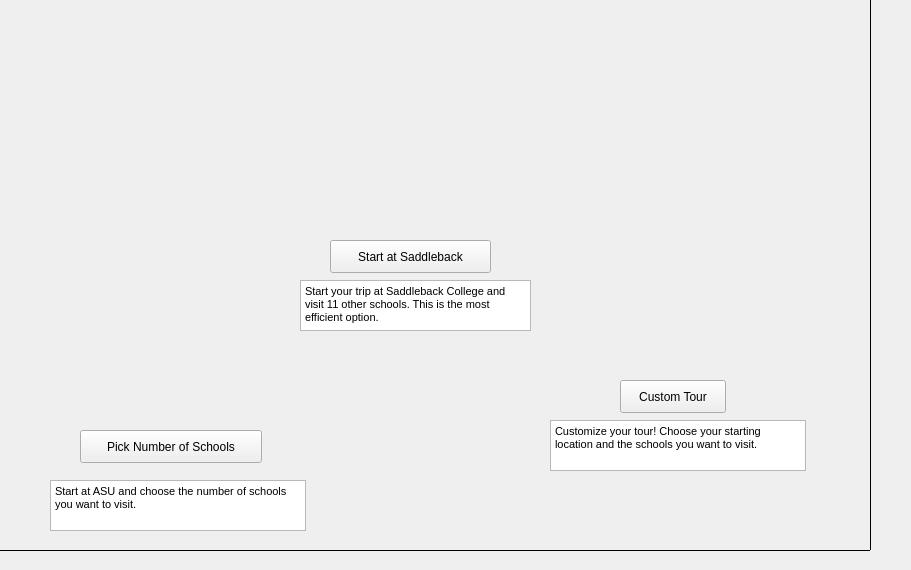
<?xml version="1.0" encoding="UTF-8"?>
<ui version="4.0">
 <class>ChoosePath</class>
 <widget class="QWidget" name="ChoosePath">
  <property name="geometry">
   <rect>
    <x>0</x>
    <y>0</y>
    <width>911</width>
    <height>570</height>
   </rect>
  </property>
  <property name="windowTitle">
   <string>Form</string>
  </property>
  <property name="autoFillBackground">
   <bool>false</bool>
  </property>
  <property name="styleSheet">
   <string notr="true"/>
  </property>
  <widget class="QLabel" name="label_HouseImage1">
   <property name="geometry">
    <rect>
     <x>60</x>
     <y>250</y>
     <width>221</width>
     <height>171</height>
    </rect>
   </property>
   <property name="text">
    <string/>
   </property>
   <property name="pixmap">
    <pixmap resource="img/Images.qrc">:/imgs/choosepath/ChoosePath imgs/school.png</pixmap>
   </property>
   <property name="scaledContents">
    <bool>true</bool>
   </property>
  </widget>
  <widget class="QLabel" name="label_HouseImage2">
   <property name="geometry">
    <rect>
     <x>320</x>
     <y>90</y>
     <width>181</width>
     <height>141</height>
    </rect>
   </property>
   <property name="text">
    <string/>
   </property>
   <property name="pixmap">
    <pixmap resource="img/Images.qrc">:/imgs/choosepath/ChoosePath imgs/school.png</pixmap>
   </property>
   <property name="scaledContents">
    <bool>true</bool>
   </property>
  </widget>
  <widget class="QLabel" name="label_HouseImage3">
   <property name="geometry">
    <rect>
     <x>570</x>
     <y>220</y>
     <width>181</width>
     <height>151</height>
    </rect>
   </property>
   <property name="text">
    <string/>
   </property>
   <property name="pixmap">
    <pixmap resource="img/Images.qrc">:/imgs/choosepath/ChoosePath imgs/school.png</pixmap>
   </property>
   <property name="scaledContents">
    <bool>true</bool>
   </property>
  </widget>
  <widget class="QPushButton" name="uciButton">
   <property name="geometry">
    <rect>
     <x>330</x>
     <y>240</y>
     <width>161</width>
     <height>33</height>
    </rect>
   </property>
   <property name="text">
    <string>Start at Saddleback</string>
   </property>
  </widget>
  <widget class="QPushButton" name="pickNumSchoolButton">
   <property name="geometry">
    <rect>
     <x>80</x>
     <y>430</y>
     <width>182</width>
     <height>33</height>
    </rect>
   </property>
   <property name="text">
    <string>Pick Number of Schools</string>
   </property>
  </widget>
  <widget class="QPushButton" name="customTourButton">
   <property name="geometry">
    <rect>
     <x>620</x>
     <y>380</y>
     <width>106</width>
     <height>33</height>
    </rect>
   </property>
   <property name="text">
    <string>Custom Tour</string>
   </property>
  </widget>
  <widget class="QLabel" name="label">
   <property name="geometry">
    <rect>
     <x>-30</x>
     <y>-20</y>
     <width>901</width>
     <height>571</height>
    </rect>
   </property>
   <property name="maximumSize">
    <size>
     <width>1131</width>
     <height>571</height>
    </size>
   </property>
   <property name="frameShape">
    <enum>QFrame::Box</enum>
   </property>
   <property name="text">
    <string/>
   </property>
   <property name="pixmap">
    <pixmap resource="img/Images.qrc">:/imgs/choosepath/ChoosePath imgs/background.png</pixmap>
   </property>
   <property name="scaledContents">
    <bool>true</bool>
   </property>
  </widget>
  <widget class="QTextBrowser" name="textBrowser">
   <property name="geometry">
    <rect>
     <x>50</x>
     <y>480</y>
     <width>256</width>
     <height>51</height>
    </rect>
   </property>
   <property name="html">
    <string>&lt;!DOCTYPE HTML PUBLIC &quot;-//W3C//DTD HTML 4.0//EN&quot; &quot;http://www.w3.org/TR/REC-html40/strict.dtd&quot;&gt;
&lt;html&gt;&lt;head&gt;&lt;meta name=&quot;qrichtext&quot; content=&quot;1&quot; /&gt;&lt;style type=&quot;text/css&quot;&gt;
p, li { white-space: pre-wrap; }
&lt;/style&gt;&lt;/head&gt;&lt;body style=&quot; font-family:'MS Shell Dlg 2'; font-size:8.25pt; font-weight:400; font-style:normal;&quot;&gt;
&lt;p style=&quot; margin-top:0px; margin-bottom:0px; margin-left:0px; margin-right:0px; -qt-block-indent:0; text-indent:0px;&quot;&gt;Start at ASU and choose the number of schools you want to visit. &lt;/p&gt;&lt;/body&gt;&lt;/html&gt;</string>
   </property>
  </widget>
  <widget class="QTextBrowser" name="textBrowser_2">
   <property name="geometry">
    <rect>
     <x>300</x>
     <y>280</y>
     <width>231</width>
     <height>51</height>
    </rect>
   </property>
   <property name="html">
    <string>&lt;!DOCTYPE HTML PUBLIC &quot;-//W3C//DTD HTML 4.0//EN&quot; &quot;http://www.w3.org/TR/REC-html40/strict.dtd&quot;&gt;
&lt;html&gt;&lt;head&gt;&lt;meta name=&quot;qrichtext&quot; content=&quot;1&quot; /&gt;&lt;style type=&quot;text/css&quot;&gt;
p, li { white-space: pre-wrap; }
&lt;/style&gt;&lt;/head&gt;&lt;body style=&quot; font-family:'MS Shell Dlg 2'; font-size:8.25pt; font-weight:400; font-style:normal;&quot;&gt;
&lt;p style=&quot; margin-top:0px; margin-bottom:0px; margin-left:0px; margin-right:0px; -qt-block-indent:0; text-indent:0px;&quot;&gt;Start your trip at Saddleback College and visit 11 other schools. This is the most efficient option. &lt;/p&gt;&lt;/body&gt;&lt;/html&gt;</string>
   </property>
  </widget>
  <widget class="QTextBrowser" name="textBrowser_3">
   <property name="geometry">
    <rect>
     <x>550</x>
     <y>420</y>
     <width>256</width>
     <height>51</height>
    </rect>
   </property>
   <property name="html">
    <string>&lt;!DOCTYPE HTML PUBLIC &quot;-//W3C//DTD HTML 4.0//EN&quot; &quot;http://www.w3.org/TR/REC-html40/strict.dtd&quot;&gt;
&lt;html&gt;&lt;head&gt;&lt;meta name=&quot;qrichtext&quot; content=&quot;1&quot; /&gt;&lt;style type=&quot;text/css&quot;&gt;
p, li { white-space: pre-wrap; }
&lt;/style&gt;&lt;/head&gt;&lt;body style=&quot; font-family:'MS Shell Dlg 2'; font-size:8.25pt; font-weight:400; font-style:normal;&quot;&gt;
&lt;p style=&quot; margin-top:0px; margin-bottom:0px; margin-left:0px; margin-right:0px; -qt-block-indent:0; text-indent:0px;&quot;&gt;Customize your tour! Choose your starting location and the schools you want to visit. &lt;/p&gt;&lt;/body&gt;&lt;/html&gt;</string>
   </property>
  </widget>
  <zorder>label</zorder>
  <zorder>label_HouseImage1</zorder>
  <zorder>label_HouseImage2</zorder>
  <zorder>label_HouseImage3</zorder>
  <zorder>uciButton</zorder>
  <zorder>pickNumSchoolButton</zorder>
  <zorder>customTourButton</zorder>
  <zorder>textBrowser</zorder>
  <zorder>textBrowser_2</zorder>
  <zorder>textBrowser_3</zorder>
 </widget>
 <resources>
  <include location="img/Images.qrc"/>
 </resources>
 <connections/>
</ui>
